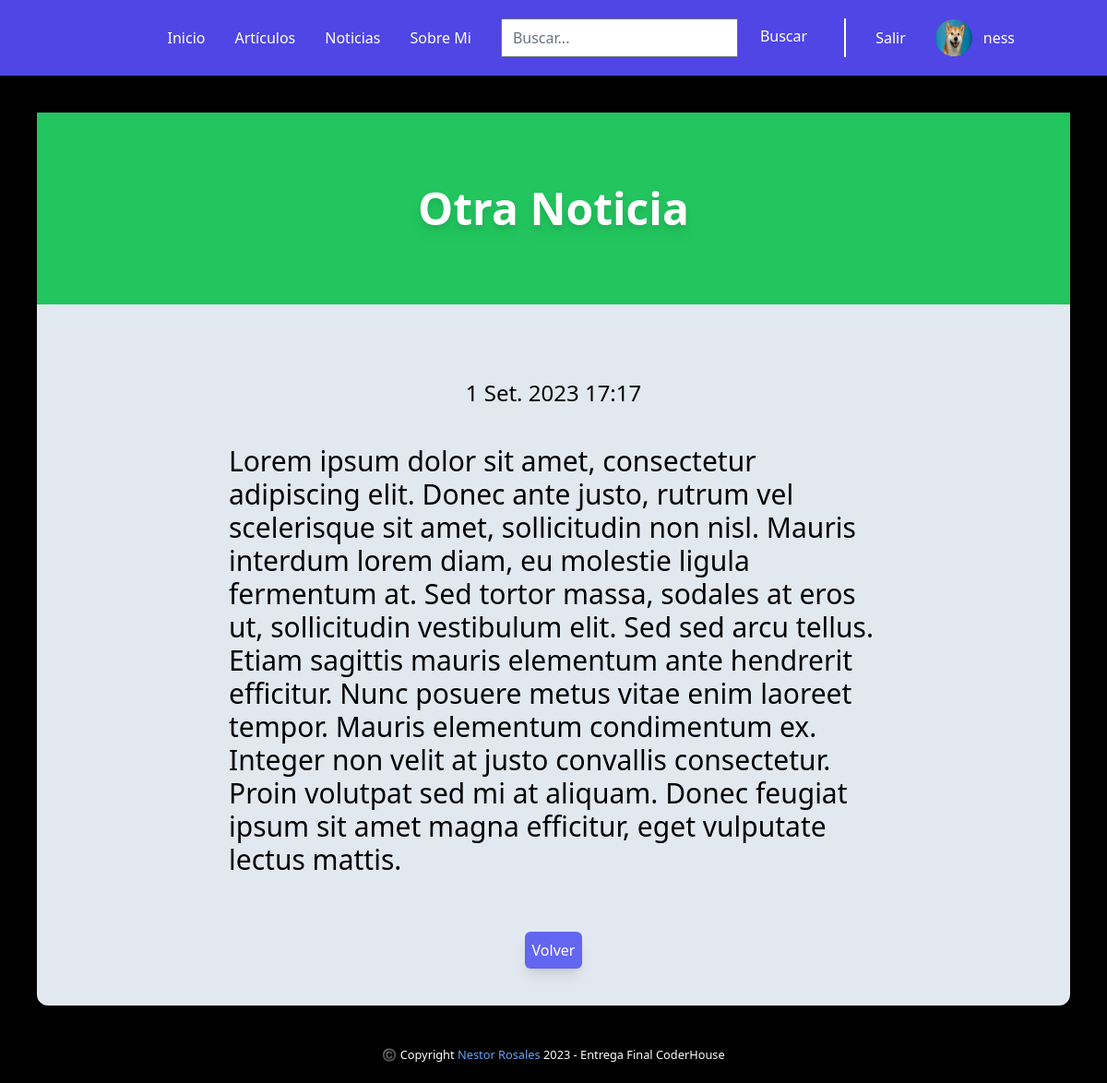
Screenshot of /news/3/detalle (signed in) with the database file from the repository.
### users/models.py (models this page shows, shortened)
class Avatar(models.Model):
    user = models.OneToOneField(User, on_delete=models.CASCADE)
    descripcion = models.TextField(null=True, blank=True)
    link = models.URLField(null=True, blank=True)
    imagen = models.ImageField(upload_to='avatars', null=True, blank=True)

### blog/models.py (models this page shows, shortened)
class Noticia(models.Model):
    titulo = models.CharField(max_length=30)
    cuerpo = RichTextField()
    fecha = models.DateTimeField(auto_now_add=True, editable=False)

### blog/views.py (the view)
# urls.py: path("news/<int:pk>/detalle", views.NewsDetails.as_view(), name="Detalle Noticia",),
class NewsDetails(LoginRequiredMixin, DetailView):
    model = Noticia
    context_object_name = "noticia"
    template_name = "details_news.html"

### blog/templates/details_news.html (shortened to what this page needs)
{% extends "./index.html" %} {% load static tailwind_tags %} {% block content %}
<main class="text-center m-10 bg-slate-200 rounded-xl">
  <div class="py-20 bg-green-500 mb-10">
    <label class="text-5xl text-white font-bold shadow-black drop-shadow-lg">{{noticia.titulo}}</label>
  </div>
  <form class="p-10" action="" method="POST">
    <h1 class="text-2xl">{{noticia.fecha}}</h1>
    <div class="p-10 text-3xl mx-32 text-left">{{noticia.cuerpo | safe }}</div>
    <button
      class="bg-indigo-500 shadow-lg p-2 rounded-md text-white hover:bg-white hover:text-black mt-5"
    >
      <a href="{% url "Noticias" %}">Volver</a>
    </button>
  </form>
</main>
{% endblock %}

### blog/templates/index.html (shortened to what this page needs)
<!DOCTYPE html>
<html lang="en">
  {% load static tailwind_tags %}
  {% load static %}
  <head>
    {% tailwind_css %}
  </head>
  <body class="bg-black">
    <header class="sticky top-0 z-50">
      <nav class="text-2xl p-5 bg-indigo-600 max-2xl:text-base">
        <ul class="flex flex-row gap-10 place-content-end mr-20 text-white items-center max-2xl:gap-8 max-2xl:items-center" >
          <li>
            <a href="{% url 'index' %}">Inicio</a>
          </li>
          {% if user.is_authenticated %}
          <li>
            <a href="{% url 'Artículos' %}">Artículos</a>
          </li>
          <li>
            <a href="{% url 'Noticias' %}">Noticias</a>
          </li>
          {% endif %}
          <li>
            <a href="{% url 'Sobre Mi' %}">Sobre Mi</a>
          </li>
          {% if user.is_authenticated %}
          <form class="flex flex-row gap-4 pr-8 border-r-2 border-white" action="{% url "Resultados" %}" method="get">
            <input class="text-black" type="text" placeholder="Buscar..." name="titulo" id="id_titulo" />
            <button
              type="submit"
              class="bg-indigo-600 px-2 pb-1 rounded-xl text-white hover:bg-indigo-700 hover:text-white"
            >
              Buscar
            </button>
          {% endif %}
          </form>
          {% if user.is_authenticated %}
          <li>
            <a href="{% url 'logout' %}">Salir</a>
          </li>
          <li class="flex items-center gap-3">
            {% if request.user.avatar.imagen %}
            <img class="h-10 w-10 rounded-full" src="{{request.user.avatar.imagen.url}}" alt="{{request.user.username}}">
          {% endif %}
            <a href="{% url 'Perfil' request.user.username %}">{{request.user.username}}</a>
          </li>
          {% endif %}
        </ul>
      </nav>
    </header>
    {% block content %}{% endblock %}
    <footer class="text-center pb-5 text-white">
      <small
        >©️ Copyright
        <a class="text-blue-400" href="https://ness733.github.io"
          >Nestor Rosales</a
        >
        2023 - Entrega Final CoderHouse</small
      >
    </footer>
  </body>
</html>

### rows the page displays
Noticia: titulo "Otra Noticia", fecha "1 Set. 2023 17:17", cuerpo "Lorem ipsum dolor sit amet, consectetur adipiscing elit. Donec ante justo, rutrum vel scelerisque sit amet, sollicitudin non nisl. Mauris interdum lorem diam, eu molestie ligula fermentum at. Sed tortor massa, sodales at eros ut, sollicitudin vestibulum elit. Sed sed arcu tellus. Etiam sagittis mauris elementum ante hendrerit efficitur. Nunc posuere metus vitae enim laoreet tempor. Mauris elementum condimentum ex. Integer non velit at justo convallis consectetur. Proin volutpat sed mi at aliquam. Donec feugiat ipsum sit amet magna efficitur, eget vulputate lectus mattis."

### other values shown
{{ request.user.username }} "ness"
